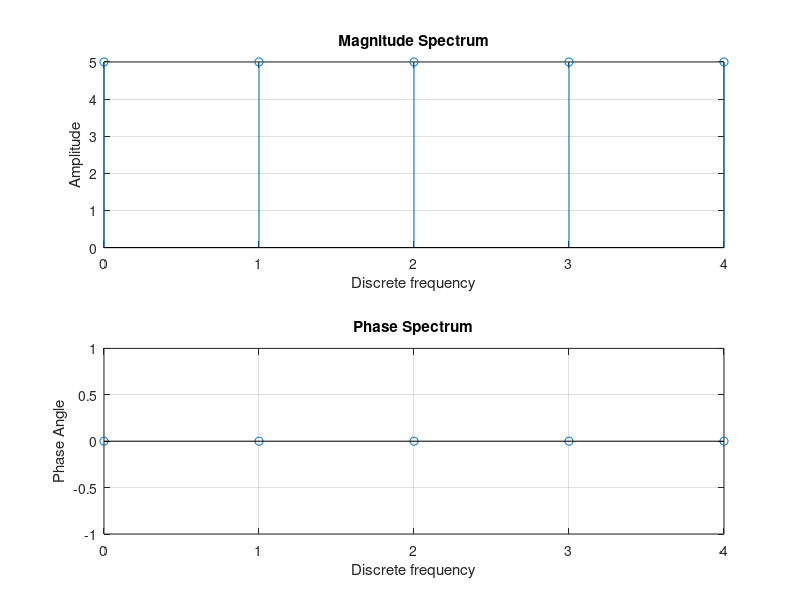

Here is the MATLAB script that generated this plot:
clc;
close all;
clear all;
x=input('Enter the sequence x= ');
N=input('Enter the length of the DFT N= ');
len=length(x);
if N>len
    x=[x zeros(1,N-len)];
elseif N<len
    x=x(1:N);
end
% N=length(x);
i=sqrt(-1);
w=exp(-i*2*pi/N);
n=0:(N-1);
k=0:(N-1);
nk=n'*k;
W=w.^nk;
X=x*W;
disp(X);
subplot(211);
stem(k,abs(X));
title('Magnitude Spectrum');
xlabel('Discrete frequency');
ylabel('Amplitude');
grid on;
subplot(212);
stem(k,angle(X));
title('Phase Spectrum');
xlabel('Discrete frequency');
ylabel('Phase Angle');
grid on;